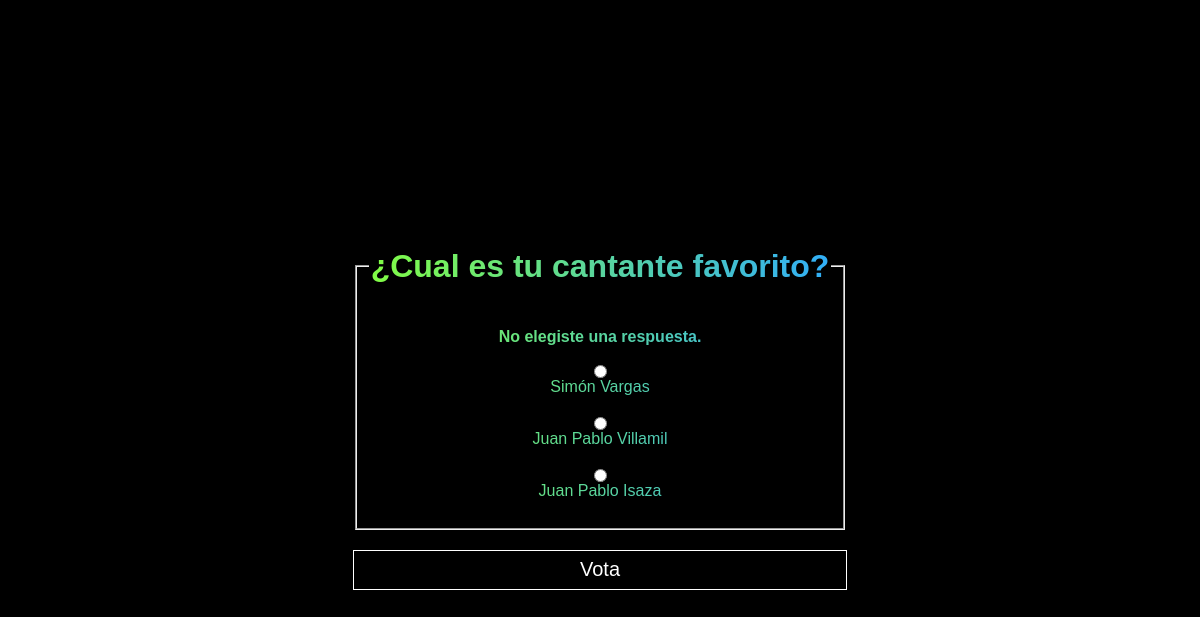
/polls/3/vote/, run on the app's committed database.
### polls/models.py (models this page shows, shortened)
class Question(models.Model):
    question_text = models.CharField(max_length=200)
    pub_date = models.DateTimeField('date published')

class Choice(models.Model):
    question = models.ForeignKey(Question, on_delete=models.CASCADE)
    choice_text = models.CharField(max_length=200)
    votes = models.IntegerField(default=0)

### polls/views.py (the view)
# urls.py: path('<int:question_id>/vote/', views.vote, name='vote'),
def vote(request, question_id):
    question = get_object_or_404(Question, pk=question_id)
    try:
        selected_choice = question.choice_set.get(pk=request.POST["choice"])
    except (KeyError, Choice.DoesNotExist):
        return render(request, "polls/detail.html", {
            "question": question,
            "error_message": "No elegiste una respuesta.",
        })
    else:
        selected_choice.votes += 1
        selected_choice.save()
        return HttpResponseRedirect(reverse("polls:results", args=(question.id,)))

### polls/templates/polls/detail.html (shortened to what this page needs)
{% load static %}
<!DOCTYPE html>
<html lang="en">
<head>
    <link rel="stylesheet" href="{% static 'polls/estilo.css' %}">
    <link rel="stylesheet" href="{% static 'polls/detail.css' %}">
</head>
<body>
    <form action="{% url 'polls:vote' question.id %}" method="post">
        <fieldset>
            <legend><h1>{{ question.question_text }}</h1></legend>
            {% if error_message %}<p><strong>{{ error_message }}</strong></p>{% endif %}
            {% for choice in question.choice_set.all %}
                <input type="radio" name="choice" id="choice{{ forloop.counter }}" value="{{ choice.id }}">
                <label for="choice{{ forloop.counter }}">{{ choice.choice_text }}</label><br>
            {% endfor %}
        </fieldset>
        <input type="submit" value="Vota">
        </form>
</body>
</html>

### polls/static/polls/estilo.css (style rules this page uses)
body { display: flex; align-items: center; justify-content: center; flex-direction: column; height: 100vh; background: black; font-family: Arial, Helvetica, sans-serif; }

### polls/static/polls/detail.css (style rules this page uses)
body { display: flex; align-items: center; justify-content: center; }
form { background: linear-gradient( to right, hsl(98 100% 62%), hsl(204 100% 59%) ); -webkit-background-clip: text; -webkit-text-fill-color: transparent; text-align: center; }
fieldset { display: flex; align-items: center; justify-content: center; flex-direction: column; }
input[type="submit"] { width: 100%; height: 40px; margin-top: 20px; -webkit-text-fill-color: white; background: black; border: 1px solid white; font-size: 20px; }

### data on the page
Question: question_text "¿Cual es tu cantante favorito?"
Choice: choice_text "Simón Vargas"
Choice: choice_text "Juan Pablo Villamil"
Choice: choice_text "Juan Pablo Isaza"

### other printed values
{{ error_message }} "No elegiste una respuesta."
